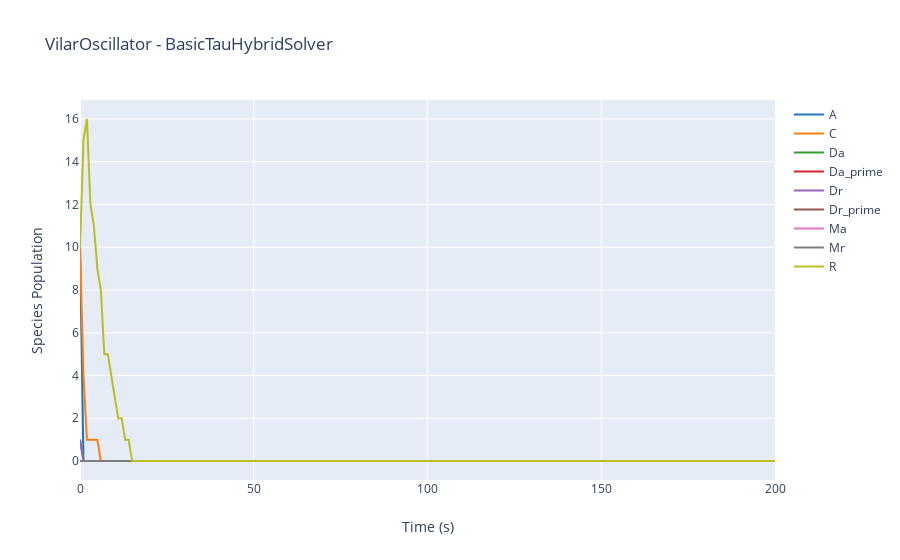

The cell this chart's notebook holds for it:
### Markdown cell above
### Plotly can be used to create interactive graphs.
 Plotly graphs can only be viewed in a Jupyter Notebook

### Code cell
results.plotplotly()

### Figure 1 — Plotly figure (JSON) as saved in the notebook; plotly's stock layout.template omitted (floating-point values rounded to 4 significant figures; data arrays with more than 128 entries replaced by an {"elided": "..."} marker saying what was removed)
{"data": [{"line": {"color": "#1f77b4"}, "mode": "lines", "name": "A", "type": "scatter", "x": {"elided": "201 int values"}, "y": {"elided": "201 int values"}}, {"line": {"color": "#ff7f0e"}, "mode": "lines", "name": "C", "type": "scatter", "x": {"elided": "201 int values"}, "y": {"elided": "201 int values"}}, {"line": {"color": "#2ca02c"}, "mode": "lines", "name": "Da", "type": "scatter", "x": {"elided": "201 int values"}, "y": {"elided": "201 int values"}}, {"line": {"color": "#d62728"}, "mode": "lines", "name": "Da_prime", "type": "scatter", "x": {"elided": "201 int values"}, "y": {"elided": "201 int values"}}, {"line": {"color": "#9467bd"}, "mode": "lines", "name": "Dr", "type": "scatter", "x": {"elided": "201 int values"}, "y": {"elided": "201 int values"}}, {"line": {"color": "#8c564b"}, "mode": "lines", "name": "Dr_prime", "type": "scatter", "x": {"elided": "201 int values"}, "y": {"elided": "201 int values"}}, {"line": {"color": "#e377c2"}, "mode": "lines", "name": "Ma", "type": "scatter", "x": {"elided": "201 int values"}, "y": {"elided": "201 int values"}}, {"line": {"color": "#7f7f7f"}, "mode": "lines", "name": "Mr", "type": "scatter", "x": {"elided": "201 int values"}, "y": {"elided": "201 int values"}}, {"line": {"color": "#bcbd22"}, "mode": "lines", "name": "R", "type": "scatter", "x": {"elided": "201 int values"}, "y": {"elided": "201 float values"}}], "layout": {"showlegend": true, "title": {"text": "VilarOscillator - BasicTauHybridSolver"}, "xaxis": {"title": {"text": "Time (s)"}}, "yaxis": {"title": {"text": "Species Population"}}}}
